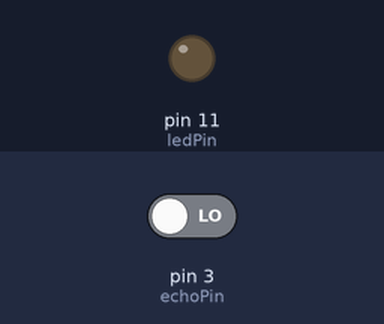
A sketch run on a simulated Arduino Uno, built with avr-gcc and run on an emulated ATmega328P. Parts: output pins drawn as LEDs (lit = HIGH). The test bench sets the inputs (shaded band); at power-on: pin 3 (echoPin) LOW. Pins used as bus, display or sensor lines are not drawn.

Above: at 0.5 s.
At 6.0 s:
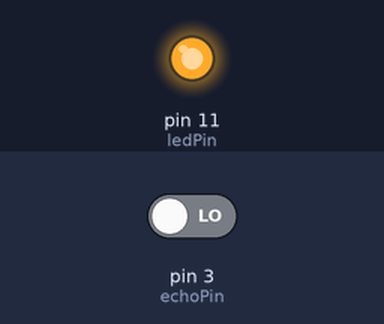
Timing chart, 0 to 14.3 s (numbered marks = the images above):
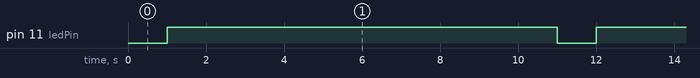

Measured:
- by itself, pin 11 (ledPin): alternates HIGH for 10.0 s and LOW for 1.0 s

The sketch:

motion-Arduino-code.ino
```cpp
const int ledPin= 11;
const int echoPin= 3;
const int trigPin= 2;
void setup(){
  pinMode(trigPin, OUTPUT);
  pinMode(ledPin, OUTPUT);
  pinMode(echoPin, INPUT);
  }
void loop(){
long duration, distance;
digitalWrite(trigPin,LOW);
delayMicroseconds(3);
digitalWrite(trigPin,HIGH);
duration= pulseIn (echoPin,HIGH);
distance = (duration/2)/29.1;
if (distance<10){
  digitalWrite(ledPin,HIGH);
delay(10000);
digitalWrite(ledPin,LOW);
}
else{
  digitalWrite(ledPin,LOW);
 }
}
```
